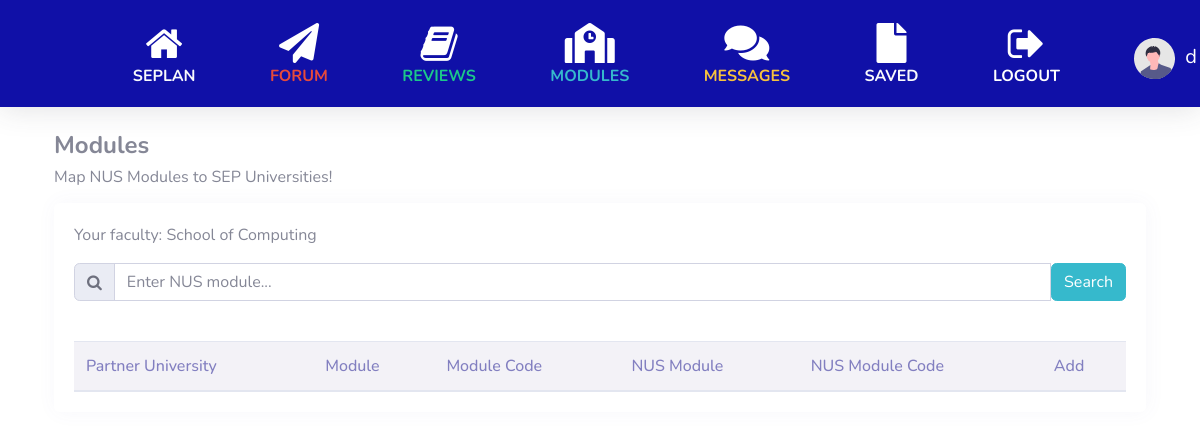
The page /modules (signed in) on the database as committed earlier.
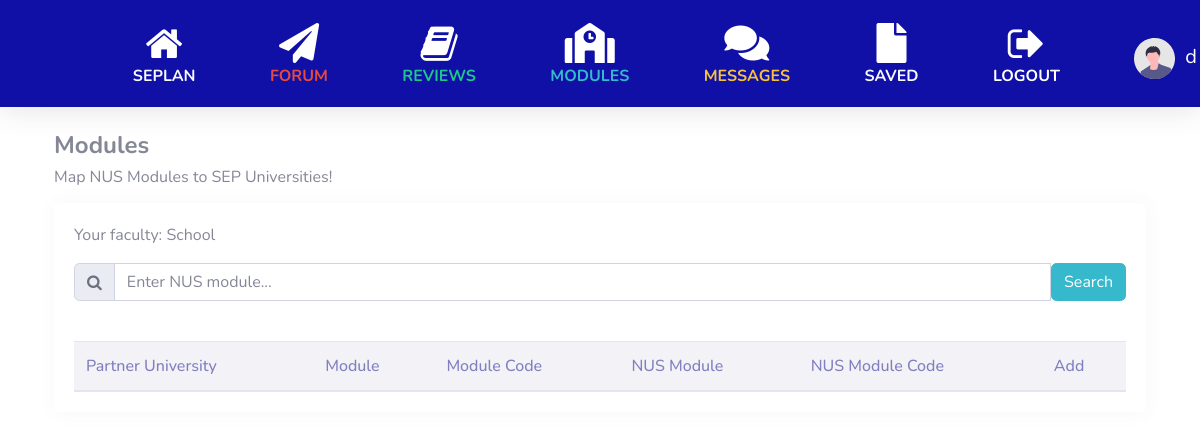
The same page on the database as committed later.
### sep/models.py (models this page shows, shortened)
class User(AbstractUser):
    faculty = models.CharField(max_length=120)
    year = models.IntegerField(blank=True, null=True)
    major = models.CharField(max_length=120)
    sep = models.BooleanField(blank=True, null=True)
    picture = models.URLField(blank=True, null=True)

### sep/views.py (the view, shortened to what this page needs)
# urls.py: path("modules", views.modules, name="modules"),
def modules(request):
    if not request.user.is_authenticated:
        return HttpResponseRedirect(reverse('login'))
    search = False
    return render(request, "sep/modules.html", {
        "search": search
    })

### sep/templates/sep/modules.html (shortened to what this page needs)
{% extends "sep/layout.html" %} {% load static %} {% block body %}
<link href="{% static '/module.css' %}" rel="stylesheet" />
<div class="container">
  <h4><strong>Modules</strong></h4>
  <h6 class="header-title pb-2">Map NUS Modules to SEP Universities!</h6>
  <div class="row">
    <div class="col-xl-12">
      <div class="card">
        <div class="card-body">
          <div class="pb-3">
            <div class="pb-3">Your faculty: {{ request.user.faculty }}</div>
            <form
              class="input-group"
              action="{% url 'modules' %}"
              method="POST"
            >
              <div class="input-group">
                <div class="input-group-prepend">
                  <span class="input-group-text"
                    ><i class="fa fa-search"></i
                  ></span>
                </div>
                <input
                  type="text"
                  class="form-control"
                  name="module"
                  placeholder="Enter NUS module..."
                />
                <input type="submit" value="Search" class="btn btn-info" />
              </div>
            </form>
          </div>
          <br />
          <div class="table-responsive">
            <table class="table table-hover mb-0">
              <thead>
                <tr class="align-self-center">
                  <th>Partner University</th>
                  <th>Module</th>
                  <th>Module Code</th>
                  <th>NUS Module</th>
                  <th>NUS Module Code</th>
                  <th>Add</th>
                </tr>
              </thead>
            </table>
          </div>
        </div>
      </div>
    </div>
  </div>
</div>
{% endblock %}

### sep/templates/sep/layout.html (shortened to what this page needs)
{% load static %}
<!DOCTYPE html>
<html lang="en">
  <head>
    <link
      rel="stylesheet"
      href="https://stackpath.bootstrapcdn.com/bootstrap/4.4.1/css/bootstrap.min.css"
    />
    <link href="{% static '/all.min.css' %}" rel="stylesheet" />
    <link href="{% static '/sb-admin-2.min.css' %}" rel="stylesheet" />
    <link
      href="https://cdnjs.cloudflare.com/ajax/libs/font-awesome/5.15.3/css/all.min.css"
      rel="stylesheet"
    />
    <link
      rel="stylesheet"
      href="https://cdnjs.cloudflare.com/ajax/libs/font-awesome/4.7.0/css/font-awesome.min.css"
    />
    <link href="{% static '/layout.css' %}" rel="stylesheet" />
  </head>
  <nav
    class="navbar navbar-expand navbar-light topbar mb-4 static-top shadow"
    style="background-color: rgb(16, 16, 167); height: 70%"
  >
    {% if user.is_authenticated %}
    <div style="margin-left: 10%">
      <a
        class="navbar-brand text-white centralise home"
        href="{% url 'index' %}"
        ><i class="fa fa-home fa-2x"></i>
        <div class="h6 font-weight-bold text-light text-uppercase">
          SEPlan
        </div></a
      >
    </div>
    <div style="margin-left: 5%">
      <a
        class="navbar-brand text-white centralise menu-item"
        href="{% url 'forum' %}"
        ><i class="fas fa-paper-plane fa-2x"></i>
        <div class="h6 font-weight-bold text-danger text-uppercase">
          Forum
        </div></a
      >
    </div>
    <div style="margin-left: 5%">
      <a
        class="navbar-brand text-white centralise menu-item"
        href="{% url 'reviews' %}"
        ><i class="fa fa-book fa-2x"></i>
        <div class="h6 font-weight-bold text-success text-uppercase">
          Reviews
        </div></a
      >
    </div>
    <div style="margin-left: 5%">
      <a
        class="navbar-brand text-white centralise menu-item"
        href="{% url 'modules' %}"
        ><i class="fas fa-school fa-2x"></i>
        <div class="h6 font-weight-bold text-info text-uppercase">
          Modules
        </div></a
      >
    </div>
    <div style="margin-left: 5%">
      <a
        class="navbar-brand text-white centralise menu-item"
        href="{% url 'messages' request.user.username %}"
        ><i class="fas fa-comments fa-2x"></i>
        <div class="h6 font-weight-bold text-warning text-uppercase">
          Messages
        </div></a
      >
    </div>
    <div style="margin-left: 5%">
      <a
        class="navbar-brand text-white centralise menu-item"
        href="{% url 'watchlist' %}"
        ><i class="fas fa-file fa-2x"></i>
        <div class="h6 font-weight-bold text-light text-uppercase">
          Saved
        </div></a
      >
    </div>
    <div style="margin-left: 5%">
      <a
        class="navbar-brand text-white centralise menu-item"
        href="{% url 'logout' %}"
        ><i class="fa fa-sign-out fa-2x"></i>
        <div class="h6 font-weight-bold text-white text-uppercase">
          Logout
        </div></a
      >
    </div>
    <div style="margin-left: 5%">
      <a
        class="navbar-brand text-white centralise menu-item"
        href="{% url 'profile' request.user.username %}">
        {% if user.picture %}
          <img
            class="rounded-circle mr-2"
            src={{ user.picture }}
            width="72"
            height="72"
            alt="User"
          />
        {% else %}
          <img
            src="/media/index/undraw_profile.svg"
            style="max-width: 200%; margin-right: 5px"
          />
        {% endif %}
        <div class="mr-4 d-none d-lg-inline text-white">
          {{ request.user.username }}
        </div></a
      >
    </div>
    {% endif %}
  </nav>
  {% block body %} {% endblock %}
</html>

Rows that differ between the two databases and show on the page:
changed User: user.faculty "School of Computing" → "School"
